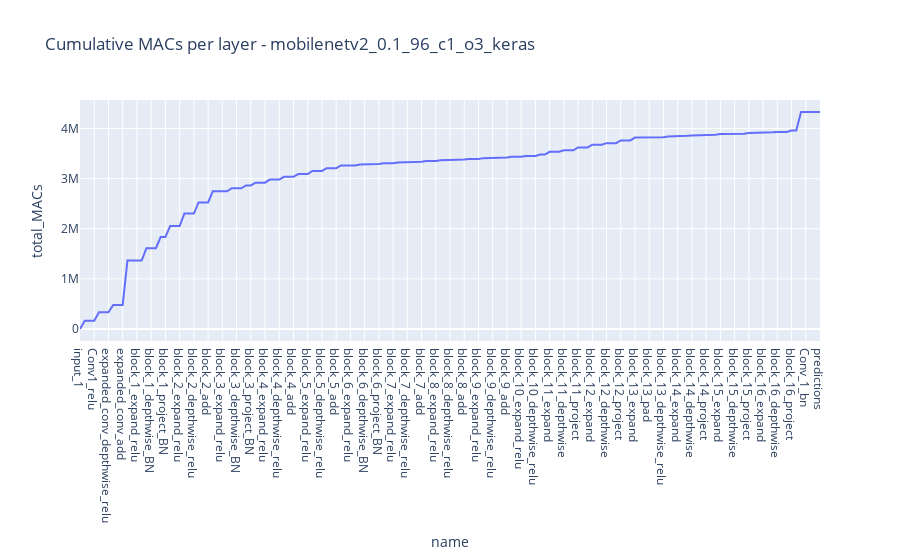

Here is the notebook cell this chart was saved with:
### Code cell
fig5 = px.line(df, x="name", y= "total_MACs",
    title=f"Cumulative MACs per layer - {model_name}")
#fig.add_hline(y=256000, line_width=3, line_dash="dash", line_color="orange", annotation_text="256 kB MCU constraint", 
#              annotation_position="bottom right")
#fig.update_layout(showlegend=True)
fig5.show()

### Figure 1 — Plotly figure (JSON) as saved in the notebook; plotly's stock layout.template omitted (floating-point values rounded to 4 significant figures; data arrays with more than 128 entries replaced by an {"elided": "..."} marker saying what was removed)
{"data": [{"hovertemplate": "name=%{x}<br>total_MACs=%{y}<extra></extra>", "legendgroup": "", "line": {"color": "#636efa", "dash": "solid"}, "marker": {"symbol": "circle"}, "mode": "lines", "name": "", "orientation": "v", "showlegend": false, "type": "scatter", "x": {"elided": "157 str values"}, "xaxis": "x", "y": {"elided": "157 int values"}, "yaxis": "y"}], "layout": {"legend": {"tracegroupgap": 0}, "title": {"text": "Cumulative MACs per layer - mobilenetv2_0.1_96_c1_o3_keras"}, "xaxis": {"anchor": "y", "domain": [0, 1], "title": {"text": "name"}}, "yaxis": {"anchor": "x", "domain": [0, 1], "title": {"text": "total_MACs"}}}}
